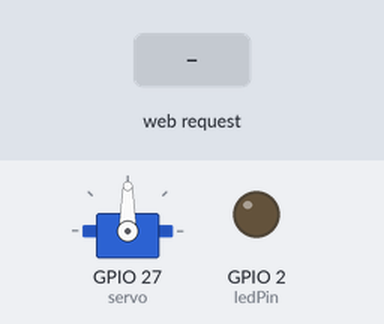
Recording of a sketch running on a simulated ESP32. Shown: servo, output pins drawn as LEDs (lit = HIGH). Inputs (shaded band) come from the test bench. WiFi joins after 1.5 s; servers stay silent unless stated; what the sketch prints to the serial monitor is not drawn.

Above: at 3.2 s.
3.3 s: HTTP request GET /control?command=L received
At 3.6 s:
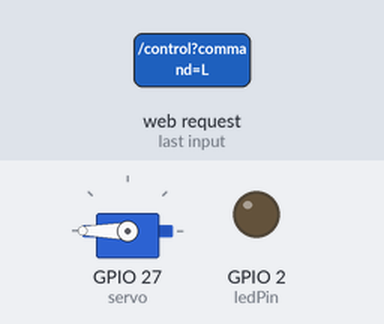
4.8 s: HTTP request GET /control?command=R received
At 5.9 s:
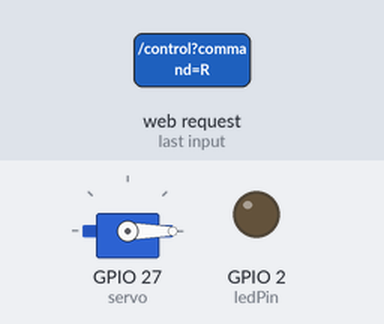
6.3 s: HTTP request GET /control?command=B received
At 7.0 s:
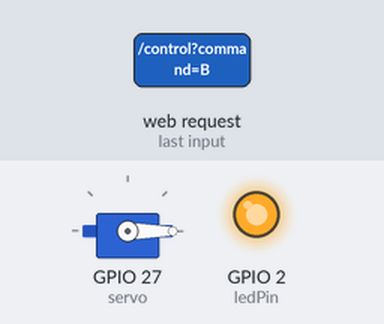
7.8 s: HTTP request GET /control?command=L received
At 8.2 s:
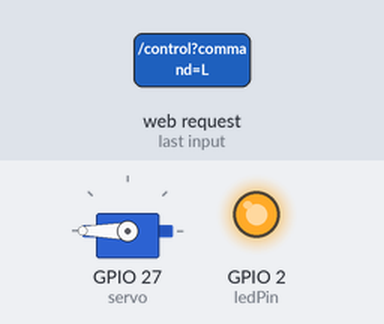
Timing chart, 0 to 10.3 s (numbered marks = the images above; inputs shaded):
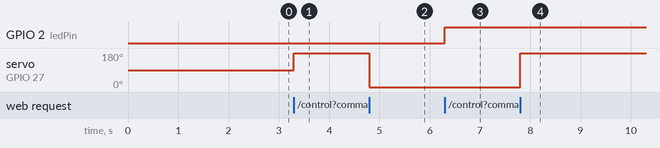

The sketch:

LRB_ServoWifi.ino
```cpp
//This Code is to support ESP32-WROOM-32 setting up a server and recieving key commands from PC client to move a servo
//This is not the most secure method abd you should not publish code online with your Wifi network and password listed in lines 9,10.
#include <WiFi.h>
#include <WiFiClient.h>
#include <WiFiAP.h>
#include <WebServer.h>
#include <ESP32Servo.h> //Make sure this is set correctly and not <Servo.h> which is often default and not supprted on this board

const char* ssid = "Your Wifi Network Name"; //only works for 2g channels
const char* password = "Wifi Password"; //Your wifi pwd

WebServer server(80); //port 80 is a generic open port
Servo servo;

const int ledPin = 2;
bool ledState = false;

void setup() {
  Serial.begin(115200);

  pinMode(ledPin, OUTPUT);

  servo.attach(27); //this is the pin I am using on my board, change to the one you choose to use

  // Connect to WiFi
  WiFi.begin(ssid, password);
  while (WiFi.status() != WL_CONNECTED) {
    delay(1000);
    Serial.println("Connecting to WiFi...");
  }
  Serial.println("Connected to WiFi");
  Serial.print("IP Address: "); //here i print the IP adress of this module on this subnet for use in client side signal
  Serial.println(WiFi.localIP());

  server.on("/", HTTP_GET, []() {
    server.send(200, "text/plain", "ESP32 Server");
  });

  server.on("/control", HTTP_GET, []() {
    if (server.hasArg("command")) {
      String command = server.arg("command");
      if (command == "L") {
        servo.write(180); // Rotate servo to 180 degrees
      } else if (command == "R") {
        servo.write(0); // Rotate servo to 0 degrees
      } else if (command == "B") {
        ledState = !ledState; // Toggle LED state
        digitalWrite(ledPin, ledState);
      }
      server.send(200, "text/plain", "OK");
    } else {
      server.send(400, "text/plain", "Invalid request");
    }
  });

  server.begin();
}

void loop() {
  server.handleClient();
}
```

Measured:
- after the input at 3.3 s, servo on GPIO 27 (servo): 90° → 180° at once
- after the input at 4.8 s, servo on GPIO 27 (servo): 180° → 0° at once
- after the input at 6.3 s, GPIO 2 (ledPin): LOW → HIGH at once
- after the input at 7.8 s, servo on GPIO 27 (servo): 0° → 180° at once
